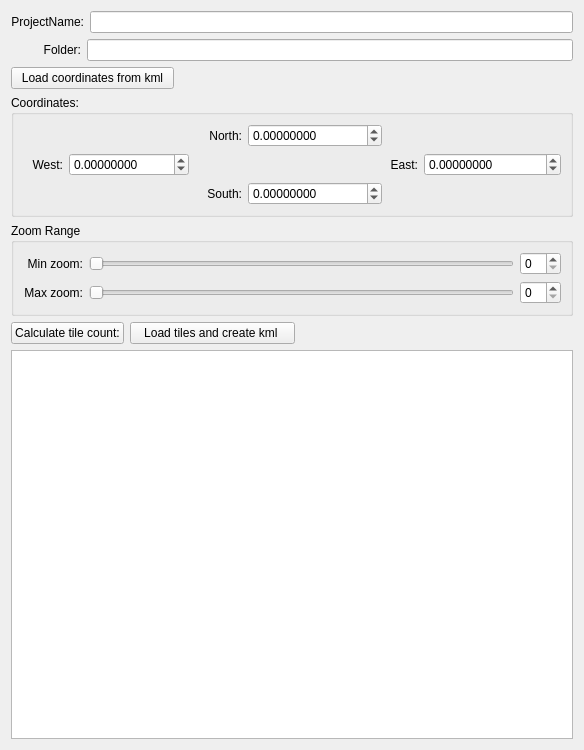
<?xml version="1.0" encoding="UTF-8"?>
<ui version="4.0">
 <class>LoadTilesForm</class>
 <widget class="QWidget" name="LoadTilesForm">
  <property name="geometry">
   <rect>
    <x>0</x>
    <y>0</y>
    <width>584</width>
    <height>750</height>
   </rect>
  </property>
  <property name="windowTitle">
   <string>Download tiles</string>
  </property>
  <layout class="QVBoxLayout" name="verticalLayout_3">
   <item>
    <layout class="QHBoxLayout" name="horizontalLayout_7">
     <item>
      <widget class="QLabel" name="label_5">
       <property name="minimumSize">
        <size>
         <width>70</width>
         <height>0</height>
        </size>
       </property>
       <property name="text">
        <string>ProjectName:</string>
       </property>
       <property name="alignment">
        <set>Qt::AlignRight|Qt::AlignTrailing|Qt::AlignVCenter</set>
       </property>
      </widget>
     </item>
     <item>
      <widget class="QLineEdit" name="project_le"/>
     </item>
    </layout>
   </item>
   <item>
    <layout class="QHBoxLayout" name="horizontalLayout_13">
     <item>
      <widget class="QLabel" name="label_8">
       <property name="minimumSize">
        <size>
         <width>70</width>
         <height>0</height>
        </size>
       </property>
       <property name="text">
        <string>Folder:</string>
       </property>
       <property name="alignment">
        <set>Qt::AlignRight|Qt::AlignTrailing|Qt::AlignVCenter</set>
       </property>
      </widget>
     </item>
     <item>
      <widget class="QLineEdit" name="folder_le"/>
     </item>
    </layout>
   </item>
   <item>
    <layout class="QHBoxLayout" name="horizontalLayout_5">
     <item>
      <widget class="QPushButton" name="load_kml_btn">
       <property name="text">
        <string>  Load coordinates from kml  </string>
       </property>
      </widget>
     </item>
     <item>
      <spacer name="horizontalSpacer">
       <property name="orientation">
        <enum>Qt::Horizontal</enum>
       </property>
       <property name="sizeHint" stdset="0">
        <size>
         <width>40</width>
         <height>20</height>
        </size>
       </property>
      </spacer>
     </item>
    </layout>
   </item>
   <item>
    <widget class="QGroupBox" name="groupBox">
     <property name="title">
      <string>Coordinates:</string>
     </property>
     <layout class="QVBoxLayout" name="verticalLayout_2">
      <item>
       <layout class="QHBoxLayout" name="horizontalLayout_11">
        <item>
         <spacer name="horizontalSpacer_4">
          <property name="orientation">
           <enum>Qt::Horizontal</enum>
          </property>
          <property name="sizeHint" stdset="0">
           <size>
            <width>40</width>
            <height>20</height>
           </size>
          </property>
         </spacer>
        </item>
        <item>
         <layout class="QHBoxLayout" name="horizontalLayout" stretch="0,1">
          <item>
           <widget class="QLabel" name="label">
            <property name="minimumSize">
             <size>
              <width>40</width>
              <height>0</height>
             </size>
            </property>
            <property name="text">
             <string>North:</string>
            </property>
            <property name="alignment">
             <set>Qt::AlignRight|Qt::AlignTrailing|Qt::AlignVCenter</set>
            </property>
           </widget>
          </item>
          <item>
           <widget class="QDoubleSpinBox" name="north_sb">
            <property name="minimumSize">
             <size>
              <width>120</width>
              <height>0</height>
             </size>
            </property>
            <property name="decimals">
             <number>8</number>
            </property>
            <property name="minimum">
             <double>-90.000000000000000</double>
            </property>
            <property name="maximum">
             <double>90.000000000000000</double>
            </property>
           </widget>
          </item>
         </layout>
        </item>
        <item>
         <spacer name="horizontalSpacer_5">
          <property name="orientation">
           <enum>Qt::Horizontal</enum>
          </property>
          <property name="sizeHint" stdset="0">
           <size>
            <width>40</width>
            <height>20</height>
           </size>
          </property>
         </spacer>
        </item>
       </layout>
      </item>
      <item>
       <layout class="QHBoxLayout" name="horizontalLayout_10">
        <item>
         <layout class="QHBoxLayout" name="horizontalLayout_3">
          <item>
           <widget class="QLabel" name="label_2">
            <property name="minimumSize">
             <size>
              <width>40</width>
              <height>0</height>
             </size>
            </property>
            <property name="text">
             <string>West:</string>
            </property>
            <property name="alignment">
             <set>Qt::AlignRight|Qt::AlignTrailing|Qt::AlignVCenter</set>
            </property>
           </widget>
          </item>
          <item>
           <widget class="QDoubleSpinBox" name="west_sb">
            <property name="minimumSize">
             <size>
              <width>120</width>
              <height>0</height>
             </size>
            </property>
            <property name="decimals">
             <number>8</number>
            </property>
            <property name="minimum">
             <double>-180.000000000000000</double>
            </property>
            <property name="maximum">
             <double>180.000000000000000</double>
            </property>
           </widget>
          </item>
         </layout>
        </item>
        <item>
         <spacer name="horizontalSpacer_3">
          <property name="orientation">
           <enum>Qt::Horizontal</enum>
          </property>
          <property name="sizeHint" stdset="0">
           <size>
            <width>40</width>
            <height>20</height>
           </size>
          </property>
         </spacer>
        </item>
        <item>
         <layout class="QHBoxLayout" name="horizontalLayout_4" stretch="0,1">
          <item>
           <widget class="QLabel" name="label_3">
            <property name="minimumSize">
             <size>
              <width>40</width>
              <height>0</height>
             </size>
            </property>
            <property name="text">
             <string>East:</string>
            </property>
            <property name="alignment">
             <set>Qt::AlignRight|Qt::AlignTrailing|Qt::AlignVCenter</set>
            </property>
           </widget>
          </item>
          <item>
           <widget class="QDoubleSpinBox" name="east_sb">
            <property name="minimumSize">
             <size>
              <width>120</width>
              <height>0</height>
             </size>
            </property>
            <property name="decimals">
             <number>8</number>
            </property>
            <property name="minimum">
             <double>-180.000000000000000</double>
            </property>
            <property name="maximum">
             <double>180.000000000000000</double>
            </property>
           </widget>
          </item>
         </layout>
        </item>
       </layout>
      </item>
      <item>
       <layout class="QHBoxLayout" name="horizontalLayout_12">
        <item>
         <spacer name="horizontalSpacer_6">
          <property name="orientation">
           <enum>Qt::Horizontal</enum>
          </property>
          <property name="sizeHint" stdset="0">
           <size>
            <width>40</width>
            <height>20</height>
           </size>
          </property>
         </spacer>
        </item>
        <item>
         <layout class="QHBoxLayout" name="horizontalLayout_2" stretch="0,1">
          <item>
           <widget class="QLabel" name="label_4">
            <property name="minimumSize">
             <size>
              <width>40</width>
              <height>0</height>
             </size>
            </property>
            <property name="text">
             <string>South:</string>
            </property>
            <property name="alignment">
             <set>Qt::AlignRight|Qt::AlignTrailing|Qt::AlignVCenter</set>
            </property>
           </widget>
          </item>
          <item>
           <widget class="QDoubleSpinBox" name="south_sb">
            <property name="minimumSize">
             <size>
              <width>120</width>
              <height>0</height>
             </size>
            </property>
            <property name="decimals">
             <number>8</number>
            </property>
            <property name="minimum">
             <double>-90.000000000000000</double>
            </property>
            <property name="maximum">
             <double>90.000000000000000</double>
            </property>
           </widget>
          </item>
         </layout>
        </item>
        <item>
         <spacer name="horizontalSpacer_7">
          <property name="orientation">
           <enum>Qt::Horizontal</enum>
          </property>
          <property name="sizeHint" stdset="0">
           <size>
            <width>40</width>
            <height>20</height>
           </size>
          </property>
         </spacer>
        </item>
       </layout>
      </item>
     </layout>
    </widget>
   </item>
   <item>
    <widget class="QGroupBox" name="groupBox_2">
     <property name="title">
      <string>Zoom Range</string>
     </property>
     <layout class="QVBoxLayout" name="verticalLayout">
      <item>
       <layout class="QHBoxLayout" name="horizontalLayout_8" stretch="0,1,0">
        <item>
         <widget class="QLabel" name="label_6">
          <property name="minimumSize">
           <size>
            <width>60</width>
            <height>0</height>
           </size>
          </property>
          <property name="text">
           <string>Min zoom:</string>
          </property>
          <property name="alignment">
           <set>Qt::AlignRight|Qt::AlignTrailing|Qt::AlignVCenter</set>
          </property>
         </widget>
        </item>
        <item>
         <widget class="QSlider" name="min_zoom_sl">
          <property name="maximum">
           <number>19</number>
          </property>
          <property name="orientation">
           <enum>Qt::Horizontal</enum>
          </property>
         </widget>
        </item>
        <item>
         <widget class="QSpinBox" name="min_zoom_sb">
          <property name="maximum">
           <number>19</number>
          </property>
         </widget>
        </item>
       </layout>
      </item>
      <item>
       <layout class="QHBoxLayout" name="horizontalLayout_9" stretch="0,1,0">
        <item>
         <widget class="QLabel" name="label_7">
          <property name="minimumSize">
           <size>
            <width>60</width>
            <height>0</height>
           </size>
          </property>
          <property name="text">
           <string>Max zoom:</string>
          </property>
          <property name="alignment">
           <set>Qt::AlignRight|Qt::AlignTrailing|Qt::AlignVCenter</set>
          </property>
         </widget>
        </item>
        <item>
         <widget class="QSlider" name="max_zoom_sl">
          <property name="maximum">
           <number>19</number>
          </property>
          <property name="orientation">
           <enum>Qt::Horizontal</enum>
          </property>
         </widget>
        </item>
        <item>
         <widget class="QSpinBox" name="max_zoom_sb">
          <property name="maximum">
           <number>19</number>
          </property>
         </widget>
        </item>
       </layout>
      </item>
     </layout>
    </widget>
   </item>
   <item>
    <layout class="QHBoxLayout" name="horizontalLayout_6">
     <item>
      <widget class="QPushButton" name="calc_tile_cnt_btn">
       <property name="text">
        <string>Calculate tile count:</string>
       </property>
      </widget>
     </item>
     <item>
      <widget class="QPushButton" name="download_btn">
       <property name="text">
        <string>   Load tiles and create kml    </string>
       </property>
      </widget>
     </item>
     <item>
      <spacer name="horizontalSpacer_2">
       <property name="orientation">
        <enum>Qt::Horizontal</enum>
       </property>
       <property name="sizeHint" stdset="0">
        <size>
         <width>40</width>
         <height>20</height>
        </size>
       </property>
      </spacer>
     </item>
    </layout>
   </item>
   <item>
    <widget class="QTextEdit" name="log_te">
     <property name="undoRedoEnabled">
      <bool>false</bool>
     </property>
     <property name="readOnly">
      <bool>true</bool>
     </property>
     <property name="overwriteMode">
      <bool>true</bool>
     </property>
    </widget>
   </item>
  </layout>
 </widget>
 <resources/>
 <connections>
  <connection>
   <sender>min_zoom_sl</sender>
   <signal>sliderMoved(int)</signal>
   <receiver>min_zoom_sb</receiver>
   <slot>setValue(int)</slot>
   <hints>
    <hint type="sourcelabel">
     <x>471</x>
     <y>188</y>
    </hint>
    <hint type="destinationlabel">
     <x>612</x>
     <y>193</y>
    </hint>
   </hints>
  </connection>
  <connection>
   <sender>max_zoom_sl</sender>
   <signal>sliderMoved(int)</signal>
   <receiver>max_zoom_sb</receiver>
   <slot>setValue(int)</slot>
   <hints>
    <hint type="sourcelabel">
     <x>444</x>
     <y>225</y>
    </hint>
    <hint type="destinationlabel">
     <x>611</x>
     <y>224</y>
    </hint>
   </hints>
  </connection>
  <connection>
   <sender>min_zoom_sb</sender>
   <signal>valueChanged(int)</signal>
   <receiver>min_zoom_sl</receiver>
   <slot>setValue(int)</slot>
   <hints>
    <hint type="sourcelabel">
     <x>613</x>
     <y>183</y>
    </hint>
    <hint type="destinationlabel">
     <x>443</x>
     <y>190</y>
    </hint>
   </hints>
  </connection>
  <connection>
   <sender>max_zoom_sb</sender>
   <signal>valueChanged(int)</signal>
   <receiver>max_zoom_sl</receiver>
   <slot>setValue(int)</slot>
   <hints>
    <hint type="sourcelabel">
     <x>613</x>
     <y>214</y>
    </hint>
    <hint type="destinationlabel">
     <x>426</x>
     <y>214</y>
    </hint>
   </hints>
  </connection>
 </connections>
</ui>
